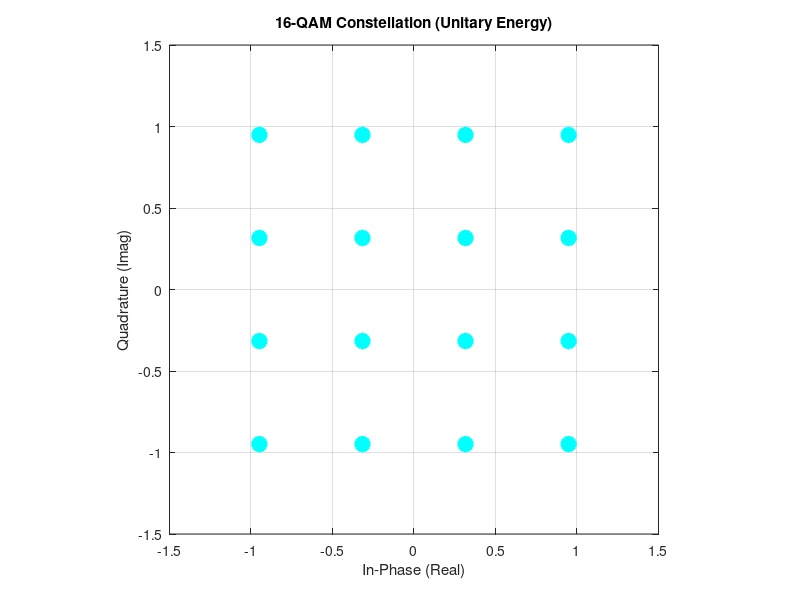
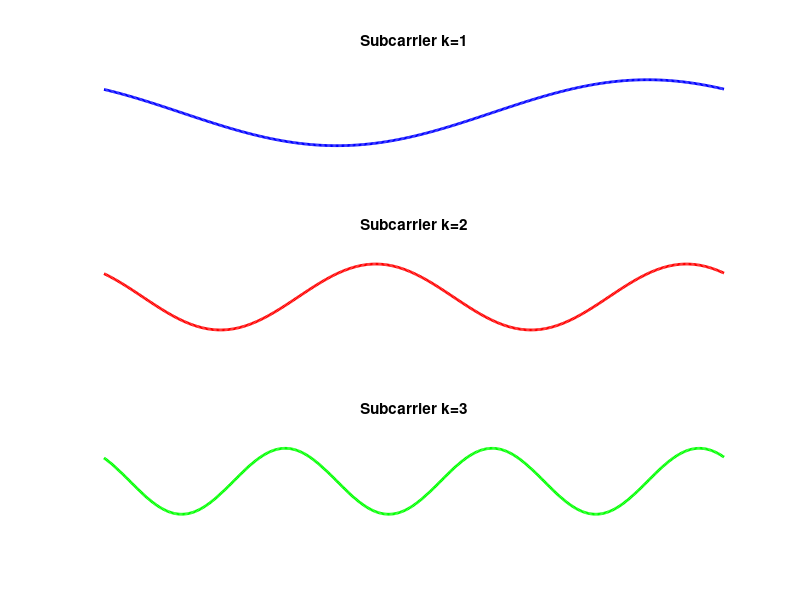

The MATLAB script that drew these images, in order: (Note: this script raises an error after producing the figures.)
% Exercise 2: OFDM - Part 1: FFT Modulator Visualization
N = 8;                  % Number of subcarriers
Delta_f = 1000;         % Spacing = 1 kHz
Ts = 1/Delta_f;         % Useful symbol duration = 1 ms
Ng = 1;                 % Guard bands (left/right)

% --- 16-QAM Constellation Generation (Unit Energy) ---
% Levels: -3, -1, +1, +3. Normalization factor: 1/sqrt(10)
qam_levels = [-3 -1 1 3] / sqrt(10);
[XI, XQ] = meshgrid(qam_levels, qam_levels);
constellation = XI + 1j*XQ;

figure('Name', '16-QAM Constellation', 'Color', 'k');
plot(real(constellation(:)), imag(constellation(:)), 'co', ...
    'MarkerSize', 10, 'LineWidth', 2, 'MarkerFaceColor', 'c');
grid on;
axis square;
xlim([-1.5 1.5]); ylim([-1.5 1.5]);

title('16-QAM Constellation (Unitary Energy)', 'FontWeight', 'bold');
xlabel('In-Phase (Real)');
ylabel('Quadrature (Imag)');



% --- Visualization of subcarriers k=1, 2, 3 ---
figure('Name', 'OFDM Subcarriers', 'Color', 'k');


colors = {'b', 'r', 'g'};

for k = 1:3
    % 1. Creation of the frequency vector X for a single tone
    % Set everything to 0 except for subcarrier k
    X_vec = zeros(N, 1); 
    symbol_to_plot = (1 + 1j) / sqrt(2);
    X_vec(k + 1) = symbol_to_plot;
    
    % 2. Mirroring for real signal (2N samples technique)
    X_prime = [X_vec; 0; conj(flipud(X_vec(2:end)))];
    
    % 3. Conversion to time domain (IFFT)
    N_prime = length(X_prime);
    
    % To obtain a smooth plot (continuous curve), we use oversampling
    % by adding zeros in the middle of the spectrum (Zero-Padding) before the IFFT.
    Oversample = 32; 
    N_plot = N_prime * Oversample;
    
    % Insertion of zeros in the middle of the spectrum (ideal interpolation)
    mid = N_prime/2 + 1;
    X_padded = [X_prime(1:mid-1); zeros(N_plot - N_prime, 1); X_prime(mid:end)];
    
    % IFFT and scaling for energy
    % The scale factor must compensate for oversampling to maintain amplitude
    x_time_smooth = ifft(X_padded, N_plot) * sqrt(N_prime) * Oversample;
    
    % Time axis
    t = linspace(0, Ts, N_plot);
    
    % 4. Plot
    subplot(3, 1, k);
    plot(t*1000, real(x_time_smooth), colors{k}, 'LineWidth', 2);
    set(gca, 'Color', 'k', 'XColor', 'w', 'YColor', 'w', ...
             'GridColor', 'w', 'GridAlpha', 0.4, 'LineWidth', 1.2);
    grid on;
    
    title(['Subcarrier k=' num2str(k)], 'FontWeight', 'bold');
    ylabel('Amplitude');
    xlim([0 1]);

end
sgtitle('Visualization of individual OFDM subcarriers');

% Exercise 2: OFDM - Part 2: Transmitted Signal Statistics
N = 256;                % Large number of carriers
N_prime = 2 * N;        % Real IFFT size
numSymbols = 1000;      % Number of symbols for statistics
Ng = 1;                 % Guard bands

active_tones = (1 + Ng) : (N - Ng); 

% Storage for all time-domain samples
all_samples = [];

for s = 1:numSymbols
    % 1. Random 16-QAM symbol generation
    X_vec = zeros(N, 1);
    idx_rand = randi(numel(constellation), length(active_tones), 1);
    X_vec(active_tones) = constellation(idx_rand);
    
    % 2. Mirroring
    X_prime = [X_vec; 0; conj(flipud(X_vec(2:end)))];
    
    % 3. IFFT and Normalization
    x_sym = ifft(X_prime, N_prime) * sqrt(N_prime);
    
    % Keep the real part (imaginary part should be ~0 within rounding errors)
    all_samples = [all_samples; real(x_sym)];
end

% --- Power Verification ---
P_avg = mean(all_samples.^2);
fprintf('Measured average power: %.4f (Expected: ~1.0)\n', P_avg);

% --- Statistical Analysis ---
mu_est = mean(all_samples);
var_est = var(all_samples);

figure('Name', 'OFDM Signal Statistics');

% 1. Plot of the time-domain signal (excerpt)
subplot(2,1,1);
plot(all_samples(1:500), 'b');
title('Excerpt of the transmitted OFDM signal (Time Domain)');
xlabel('Samples'); ylabel('Amplitude');
grid on;

% 2. Histogram and Gaussian PDF
subplot(2,1,2);
% Normalized histogram as probability density
histogram(all_samples, 50, 'Normalization', 'pdf', 'FaceColor', [0.7 0.7 0.7]); 
hold on;

% Theoretical Gaussian PDF
x_range = linspace(min(all_samples), max(all_samples), 100);
pdf_gauss = (1 / sqrt(2*pi*var_est)) * exp( - (x_range - mu_est).^2 / (2*var_est) );
plot(x_range, pdf_gauss, 'r--', 'LineWidth', 2);

title(['Amplitude Histogram vs. Gaussian. Mean=' num2str(mu_est, '%.2e') ', Var=' num2str(var_est, '%.2f')]);
legend('Simulation', 'Gaussian Theory');
grid on;